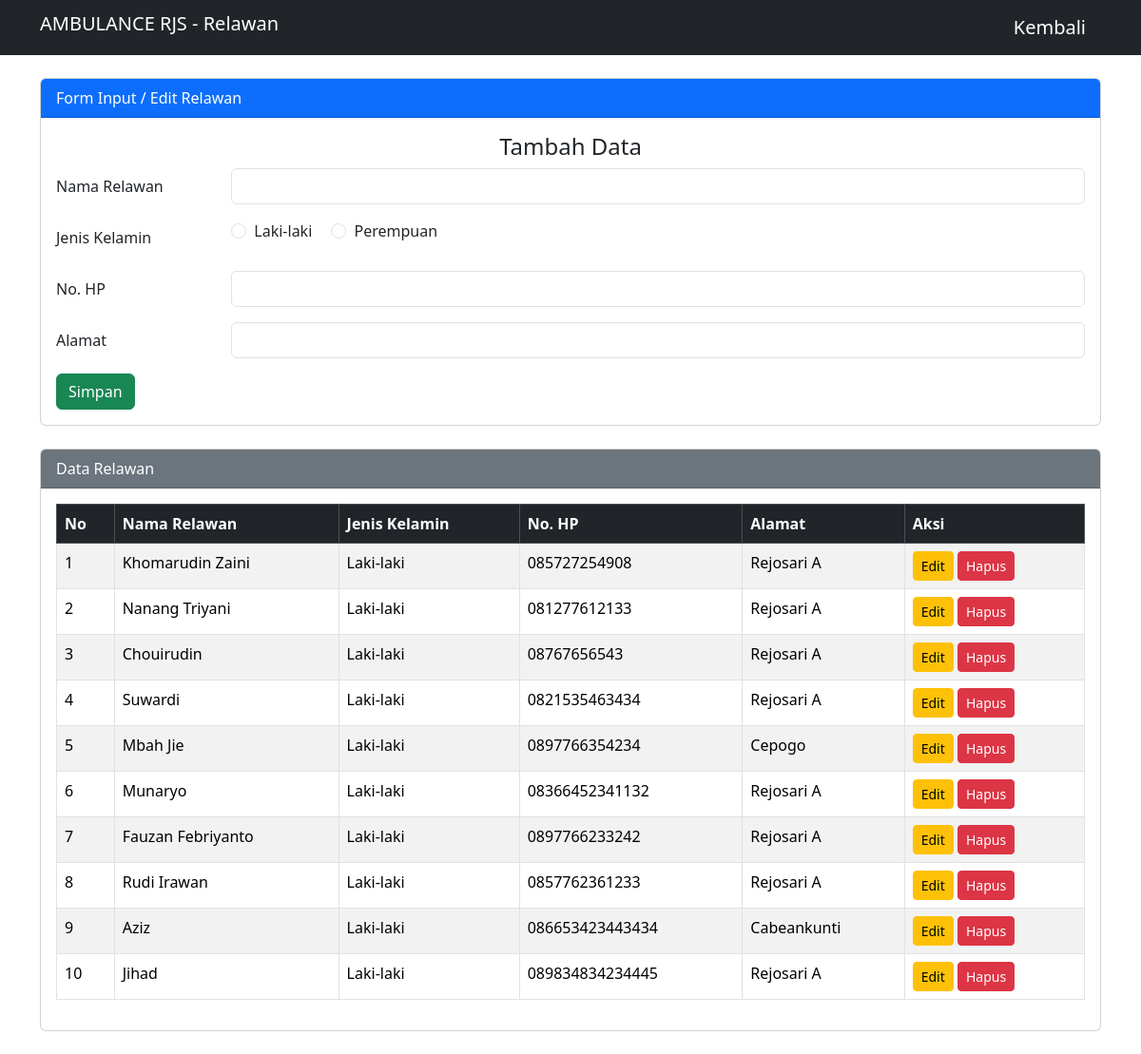
The page /view/relawan.php (signed in) on the database its author committed.
### tables this page shows
CREATE TABLE `relawan` (
  `id_relawan` int(55) NOT NULL,
  `nama_relawan` varchar(55) NOT NULL,
  `jenis_kelamin` enum('Laki-laki','Perempuan','','') NOT NULL,
  `no_hp` varchar(55) NOT NULL,
  `alamat` text NOT NULL
);

### config/koneksi.php (called while the page is built, shortened)
<?php
class database
{
    private $host = "localhost";
    private $username = "root";
    private $pass = "";
    private $db = "ambulance";
    function __construct()
    {
        $this->connect = mysqli_connect($this->host, $this->username, $this->pass, $this->db);
    }
}

### proses/proses-relawan.php (called while the page is built, shortened)
<?php
require_once(__DIR__ . '/../config/koneksi.php');
class relawan
{
    private $db;
    public function __construct()
    {
        $database = new database();
        $this->db = $database->connect;
    }
    public function tampil()
    {
        $data = mysqli_query($this->db, "SELECT * FROM relawan");
        return mysqli_fetch_all($data, MYSQLI_ASSOC);
    }
}

### view/relawan.php (the view, shortened to what this page needs)
<?php
require_once(__DIR__ . '/../proses/proses-relawan.php');
$relawan = new Relawan();
$editData = NULL;
include '../template/header.php'
?>
<body>
    <nav class="navbar navbar-dark bg-dark">
        <div class="container">
            <h3 class="navbar-brand">AMBULANCE RJS - Relawan</h3>
            <a class="navbar-brand" href="../index.php">Kembali</a>
        </div>
    </nav>
    <div class="container my-4">
        <div class="card mb-4">
            <div class="card-header bg-primary text-white">Form Input / Edit Relawan</div>
            <div class="card-body">
                <div class="form-input">
                    <?php if ($editData) { ?>
                        <h4 style="text-align : center;">Edit Data</h4>
                        <form method="post" action="relawan.php">
                            <input type="hidden" name="id_relawan" value="<?= $editData['id_relawan']; ?>">
                            <div class="mb-3 row">
                                <label for="nama" class="col-sm-2 col-form-label">Nama Relawan</label>
                                <div class="col-sm-10">
                                    <input type="text" class="form-control" id="nama" name="nama" required value="<?= $editData['nama_relawan'] ?>">
                                </div>
                            </div>
                            <div class="mb-3 row">
                                <label class="col-sm-2 col-form-label">Jenis Kelamin</label>
                                <div class="col-sm-10">
                                    <div class="form-check form-check-inline">
                                        <input class="form-check-input" type="radio" name="jenis_kelamin" id="jk1" value="Laki-laki" <?= ($editData['jenis_kelamin'] == 'Laki-laki') ? 'checked' : ''; ?>>
                                        <label class="form-check-label" for="jk1">Laki-laki</label>
                                    </div>
                                    <div class="form-check form-check-inline">
                                        <input class="form-check-input" type="radio" name="jenis_kelamin" id="jk2" value="Perempuan" <?= ($editData['jenis_kelamin'] == 'Perempuan') ? 'checked' : ''; ?>>
                                        <label class="form-check-label" for="jk2">Perempuan</label>
                                    </div>
                                </div>
                            </div>
                            <div class="mb-3 row">
                                <label for="no_hp" class="col-sm-2 col-form-label">No. HP</label>
                                <div class="col-sm-10">
                                    <input type="text" class="form-control" name="no_hp" id="no_hp" required value="<?= $editData['no_hp'] ?>">
                                </div>
                            </div>
                            <div class="mb-3 row">
                                <label for="alamat" class="col-sm-2 col-form-label">Alamat</label>
                                <div class="col-sm-10">
                                    <input type="text" class="form-control" name="alamat" id="alamat" required value="<?= $editData['alamat'] ?>">
                                </div>
                            </div>
                            <button type="submit" name="edit" class="btn btn-primary">Update</button>
                            <a href="relawan.php" class="btn btn-secondary">Batal</a>
                        </form>
                    <?php } else { ?>
                        <h4 style="text-align : center;">Tambah Data</h4>
                        <form method="post">
                            <div class="mb-3 row">
                                <label for="nama" class="col-sm-2 col-form-label">Nama Relawan</label>
                                <div class="col-sm-10">
                                    <input type="text" class="form-control" id="nama" name="nama" required>
                                </div>
                            </div>
                            <div class="mb-3 row">
                                <label class="col-sm-2 col-form-label">Jenis Kelamin</label>
                                <div class="col-sm-10">
                                    <div class="form-check form-check-inline">
                                        <input class="form-check-input" type="radio" name="jenis_kelamin" value="Laki-laki" id="jk1" required>
                                        <label class="form-check-label" for="jk1">Laki-laki</label>
                                    </div>
                                    <div class="form-check form-check-inline">
                                        <input class="form-check-input" type="radio" name="jenis_kelamin" value="Perempuan" id="jk2">
                                        <label class="form-check-label" for="jk2">Perempuan</label>
                                    </div>
                                </div>
                            </div>
                            <div class="mb-3 row">
                                <label for="no_hp" class="col-sm-2 col-form-label">No. HP</label>
                                <div class="col-sm-10">
                                    <input type="text" class="form-control" name="no_hp" id="no_hp" required>
                                </div>
                            </div>
                            <div class="mb-3 row">
                                <label for="alamat" class="col-sm-2 col-form-label">Alamat</label>
                                <div class="col-sm-10">
                                    <input type="text" class="form-control" name="alamat" id="alamat" required>
                                </div>
                            </div>
                            <button type="submit" name="simpan" class="btn btn-success">Simpan</button>
                        </form>
                    <?php } ?>
                </div>
            </div>
        </div>
        <div class="card">
            <div class="card-header bg-secondary text-white">Data Relawan</div>
            <div class="card-body">
                <table class="table table-bordered table-striped" id="tableRelawan">
                    <thead class="table-dark">
                        <tr>
                            <th>No</th>
                            <th>Nama Relawan</th>
                            <th>Jenis Kelamin</th>
                            <th>No. HP</th>
                            <th>Alamat</th>
                            <th>Aksi</th>
                        </tr>
                    </thead>
                    <tbody>
                        <?php $no = 1;
                        foreach ($relawan->tampil() as $data) { ?>
                            <tr>
                                <td><?= $no++ ?></td>
                                <td><?= $data['nama_relawan'] ?></td>
                                <td><?= $data['jenis_kelamin'] ?></td>
                                <td><?= $data['no_hp'] ?></td>
                                <td><?= $data['alamat'] ?></td>
                                <td>
                                    <a href="?edit=<?= $data['id_relawan'] ?>" class="btn btn-sm btn-warning">Edit</a>
                                    <a href="?hapus=<?= $data['id_relawan'] ?>" class="btn btn-sm btn-danger" onclick="return confirm('Yakin hapus data?')">Hapus</a>
                                </td>
                            </tr>
                        <?php } ?>
                    </tbody>
                </table>
            </div>
        </div>
    </div>
</body>
</html>

### rows shown on the page
relawan: nama_relawan "Khomarudin Zaini", jenis_kelamin "Laki-laki", no_hp "085727254908", alamat "Rejosari A"
relawan: nama_relawan "Nanang Triyani", jenis_kelamin "Laki-laki", no_hp "081277612133", alamat "Rejosari A"
relawan: nama_relawan "Chouirudin", jenis_kelamin "Laki-laki", no_hp "08767656543", alamat "Rejosari A"
relawan: nama_relawan "Suwardi", jenis_kelamin "Laki-laki", no_hp "0821535463434", alamat "Rejosari A"
relawan: nama_relawan "Mbah Jie", jenis_kelamin "Laki-laki", no_hp "0897766354234", alamat "Cepogo"
relawan: nama_relawan "Munaryo", jenis_kelamin "Laki-laki", no_hp "08366452341132", alamat "Rejosari A"
relawan: nama_relawan "Fauzan Febriyanto", jenis_kelamin "Laki-laki", no_hp "0897766233242", alamat "Rejosari A"
relawan: nama_relawan "Rudi Irawan", jenis_kelamin "Laki-laki", no_hp "0857762361233", alamat "Rejosari A"
relawan: nama_relawan "Aziz", jenis_kelamin "Laki-laki", no_hp "086653423443434", alamat "Cabeankunti"
relawan: nama_relawan "Jihad", jenis_kelamin "Laki-laki", no_hp "089834834234445", alamat "Rejosari A"
